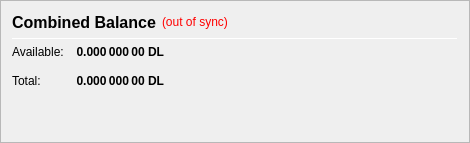
                   <widget class="QFrame" name="frame_CombinedBalances">
                    <property name="minimumSize">
                     <size>
                      <width>470</width>
                      <height>0</height>
                     </size>
                    </property>
                    <property name="frameShape">
                     <enum>QFrame::StyledPanel</enum>
                    </property>
                    <property name="frameShadow">
                     <enum>QFrame::Raised</enum>
                    </property>
                    <layout class="QVBoxLayout" name="verticalLayout_5">
                     <item>
                      <layout class="QHBoxLayout" name="horizontalLayout_5" stretch="0">
                       <item>
                        <widget class="QLabel" name="label_5z">
                         <property name="minimumSize">
                          <size>
                           <width>0</width>
                           <height>20</height>
                          </size>
                         </property>
                         <property name="font">
                          <font>
                           <pointsize>12</pointsize>
                           <weight>75</weight>
                           <bold>true</bold>
                          </font>
                         </property>
                         <property name="toolTip">
                          <string>Combined Balance (including unconfirmed and immature coins)</string>
                         </property>
                         <property name="text">
                          <string>Combined Balance</string>
                         </property>
                        </widget>
                       </item>
                       <item>
                        <widget class="QLabel" name="labelWalletStatus">
                         <property name="cursor">
                          <cursorShape>WhatsThisCursor</cursorShape>
                         </property>
                         <property name="toolTip">
                          <string>The displayed information may be out of date. Your wallet automatically synchronizes with the DUELIUM network after a connection is established, but this process has not completed yet.</string>
                         </property>
                         <property name="styleSheet">
                          <string notr="true">QLabel { color: red; }</string>
                         </property>
                         <property name="text">
                          <string notr="true">(out of sync)</string>
                         </property>
                         <property name="alignment">
                          <set>Qt::AlignLeading|Qt::AlignLeft|Qt::AlignVCenter</set>
                         </property>
                        </widget>
                       </item>
                       <item>
                        <spacer name="horizontalSpacer_1">
                         <property name="orientation">
                          <enum>Qt::Horizontal</enum>
                         </property>
                         <property name="sizeHint" stdset="0">
                          <size>
                           <width>40</width>
                           <height>20</height>
                          </size>
                         </property>
                        </spacer>
                       </item>
                      </layout>
                     </item>
                     <item>
                      <widget class="Line" name="line_CombinedBalance">
                       <property name="minimumSize">
                        <size>
                         <width>0</width>
                         <height>1</height>
                        </size>
                       </property>
                       <property name="maximumSize">
                        <size>
                         <width>16777215</width>
                         <height>1</height>
                        </size>
                       </property>
                       <property name="orientation">
                        <enum>Qt::Horizontal</enum>
                       </property>
                      </widget>
                     </item>
                     <item>
                      <layout class="QGridLayout" name="gridLayout_3">
                       <property name="spacing">
                        <number>12</number>
                       </property>
                       <item row="1" column="0">
                        <widget class="QLabel" name="labelBalanceTextz">
                         <property name="text">
                          <string>Available:</string>
                         </property>
                        </widget>
                       </item>
                       <item row="1" column="1">
                        <widget class="QLabel" name="labelBalancez">
                         <property name="font">
                          <font>
                           <weight>75</weight>
                           <bold>true</bold>
                          </font>
                         </property>
                         <property name="cursor">
                          <cursorShape>IBeamCursor</cursorShape>
                         </property>
                         <property name="toolTip">
                          <string>Your current spendable balance</string>
                         </property>
                         <property name="text">
                          <string notr="true">0.000 000 00 DL</string>
                         </property>
                         <property name="alignment">
                          <set>Qt::AlignRight|Qt::AlignTrailing|Qt::AlignVCenter</set>
                         </property>
                         <property name="textInteractionFlags">
                          <set>Qt::LinksAccessibleByMouse|Qt::TextSelectableByKeyboard|Qt::TextSelectableByMouse</set>
                         </property>
                        </widget>
                       </item>
                       <item row="2" column="0">
                        <widget class="QLabel" name="labelTotalTextz">
                         <property name="text">
                          <string>Total:</string>
                         </property>
                        </widget>
                       </item>
                       <item row="2" column="1">
                        <widget class="QLabel" name="labelTotalz">
                         <property name="font">
                          <font>
                           <weight>75</weight>
                           <bold>true</bold>
                          </font>
                         </property>
                         <property name="cursor">
                          <cursorShape>IBeamCursor</cursorShape>
                         </property>
                         <property name="toolTip">
                          <string>Total Balance, including all unavailable coins.</string>
                         </property>
                         <property name="text">
                          <string notr="true">0.000 000 00 DL</string>
                         </property>
                         <property name="alignment">
                          <set>Qt::AlignRight|Qt::AlignTrailing|Qt::AlignVCenter</set>
                         </property>
                         <property name="textInteractionFlags">
                          <set>Qt::LinksAccessibleByMouse|Qt::TextSelectableByKeyboard|Qt::TextSelectableByMouse</set>
                         </property>
                        </widget>
                       </item>
                       <item row="2" column="3">
                        <spacer name="horizontalSpacer_2">
                         <property name="orientation">
                          <enum>Qt::Horizontal</enum>
                         </property>
                         <property name="sizeHint" stdset="0">
                          <size>
                           <width>40</width>
                           <height>20</height>
                          </size>
                         </property>
                        </spacer>
                       </item>
                      </layout>
                     </item>
                     <item>
                      <spacer name="verticalSpacer_1">
                       <property name="orientation">
                        <enum>Qt::Vertical</enum>
                       </property>
                       <property name="sizeHint" stdset="0">
                        <size>
                         <width>20</width>
                         <height>40</height>
                        </size>
                       </property>
                      </spacer>
                     </item>
                    </layout>
                   </widget>
